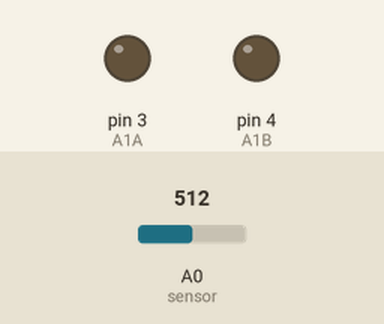
Simulated run of this sketch. Board: Arduino Uno, built with avr-gcc and run on an emulated ATmega328P. Shown: output pins drawn as LEDs (lit = HIGH). The test bench sets the inputs (shaded band); at power-on: A0 (sensor) = 512. What the sketch prints to the serial monitor is not drawn.

Above: at 4.2 s.
4.3 s: A0 (sensor) set to 27
At 7.2 s:
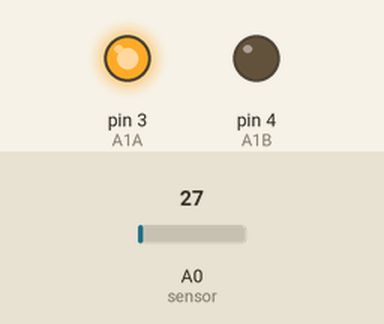
7.3 s: A0 (sensor) set to 23
Timing chart, 0 to 10.3 s (numbered marks = the images above; inputs shaded):
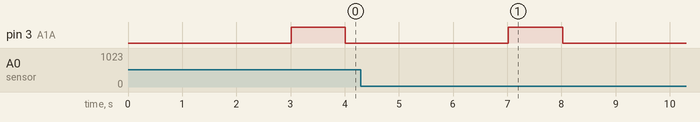

The sketch:

piezo_1.0.ino
```cpp
const int sensor = A0;
const int A1A = 3;
const int A1B = 4;

int sensorReading = 0;
int knocks = 0;
unsigned long previousTime = 0;

long interval = 1000;

void setup() {
  pinMode(A1A, OUTPUT);
  pinMode(A1B, OUTPUT);
  digitalWrite(A1A, LOW);
  digitalWrite(A1B, LOW);
    Serial.begin(9600);

}

void loop() {
  sensorReading = analogRead(sensor);
  unsigned long currentTime = millis();

  if (currentTime % 100){
    Serial.println(knocks);
  }

  if (sensorReading >= 100 and knocks == 0){
    knocks ++;
    previousTime = currentTime;
  }

  if (knocks == 1 and currentTime - previousTime > interval and sensorReading >= 25){
    knocks ++;
    previousTime = currentTime;
  }

  if (knocks == 2 and currentTime - previousTime > interval and sensorReading >= 25){
    knocks ++;
    previousTime = currentTime;
  }

  if (knocks == 3 and currentTime - previousTime > interval and sensorReading >= 25){
   digitalWrite(A1A, HIGH);
    knocks ++;
    previousTime = currentTime;
  }

  if (knocks == 4 and currentTime - previousTime > 1000){
   digitalWrite(A1A, LOW);
    knocks = 0;
  }
}
```
